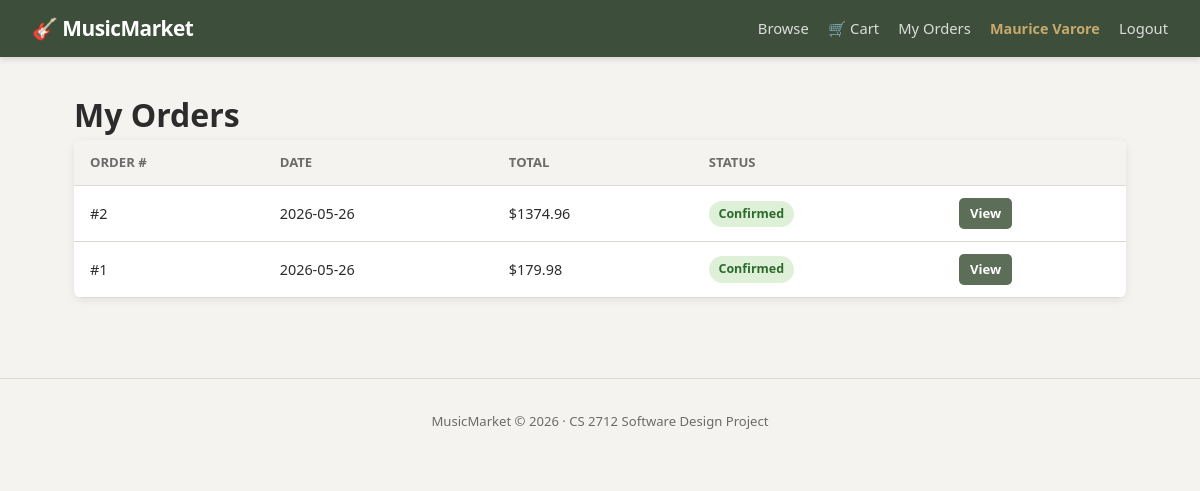
Screenshot of /orders/history (signed in) with the database file from the repository.
### app/models/user.py (models this page shows, shortened)
class User(UserMixin, db.Model):
    __tablename__ = "user"
    user_id = db.Column(db.Integer, primary_key=True, autoincrement=True)
    name = db.Column(db.Text, nullable=False)
    email = db.Column(db.Text, nullable=False, unique=True)
    password = db.Column(db.Text, nullable=False)  # bcrypt hash
    role = db.Column(db.Text, nullable=False)       # customer | seller | admin
    seller_profile = db.relationship("Seller", back_populates="user",
                                     uselist=False, cascade="all, delete-orphan")
    cart = db.relationship("Cart", back_populates="customer",
                           uselist=False, cascade="all, delete-orphan")
    orders = db.relationship("Order", back_populates="customer",
                             cascade="all, delete-orphan")

### app/models/order.py (models this page shows, shortened)
class Order(db.Model):
    __tablename__ = "order"
    order_id = db.Column(db.Integer, primary_key=True, autoincrement=True)
    order_date = db.Column(db.Text, nullable=False,
                           default=lambda: datetime.utcnow().isoformat())
    status = db.Column(db.Text, nullable=False, default="pending")
    total_amount = db.Column(db.Float, nullable=False, default=0.0)
    customer_id = db.Column(db.Integer, db.ForeignKey("user.user_id"),
                            nullable=False)
    customer = db.relationship("User", back_populates="orders")
    items = db.relationship("OrderItem", back_populates="order",
                            cascade="all, delete-orphan")

### app/blueprints/orders.py (the view)
@orders_bp.route("/history")
@login_required
def history():
    orders = OrderService.get_user_orders(current_user.user_id)
    return render_template("orders/history.html", orders=orders)

### app/services.py (called while the page is built)
    @staticmethod
    def get_user_orders(user_id):
        return Order.query.filter_by(customer_id=user_id).order_by(Order.order_id.desc()).all()

### app/templates/orders/history.html (shortened to what this page needs)
{% extends "base.html" %}
{% block content %}
<h1>My Orders</h1>
{% if orders %}
  <table class="order-table">
    <thead>
      <tr><th>Order #</th><th>Date</th><th>Total</th><th>Status</th><th></th></tr>
    </thead>
    <tbody>
      {% for order in orders %}
      <tr>
        <td>#{{ order.order_id }}</td>
        <td>{{ order.order_date[:10] }}</td>
        <td>${{ "%.2f"|format(order.total_amount) }}</td>
        <td><span class="status-badge status-{{ order.status }}">{{ order.status|capitalize }}</span></td>
        <td><a href="{{ url_for('orders.detail', order_id=order.order_id) }}" class="btn-small">View</a></td>
      </tr>
      {% endfor %}
    </tbody>
  </table>
{% else %}
  <div class="empty-state">
    <p>You haven't placed any orders yet.</p>
    <a href="{{ url_for('products.index') }}" class="btn-primary">Start Shopping</a>
  </div>
{% endif %}
{% endblock %}

### app/templates/base.html (shortened to what this page needs)
<!DOCTYPE html>
<html lang="en">
<head>
  <link rel="stylesheet" href="{{ url_for('static', filename='css/style.css') }}"/>
</head>
<body>
<nav class="navbar">
  <a class="nav-brand" href="{{ url_for('products.index') }}">🎸 MusicMarket</a>
  <div class="nav-links">
    <a href="{{ url_for('products.index') }}">Browse</a>
    {% if current_user.is_authenticated %}
      {% if current_user.role == 'customer' %}
        <a href="{{ url_for('cart.view') }}">🛒 Cart</a>
        <a href="{{ url_for('orders.history') }}">My Orders</a>
      {% elif current_user.role == 'seller' %}
        <a href="{{ url_for('seller.dashboard') }}">Seller Dashboard</a>
      {% elif current_user.role == 'admin' %}
        <a href="{{ url_for('admin.dashboard') }}">Admin Panel</a>
      {% endif %}
      <span class="nav-user">{{ current_user.name }}</span>
      <a href="{{ url_for('auth.logout') }}">Logout</a>
    {% else %}
      <a href="{{ url_for('auth.login') }}">Login</a>
      <a href="{{ url_for('auth.register') }}" class="btn-primary">Register</a>
    {% endif %}
  </div>
</nav>
<div class="container">
  {% block content %}{% endblock %}
</div>
<footer>
  <p>MusicMarket &copy; 2026 · CS 2712 Software Design Project</p>
</footer>
</body>
</html>

### app/static/css/style.css (style rules this page uses)
:root { --bg: #f5f3ef; --surface: #ffffff; --primary: #5c6e58; --primary-dark: #3d4f3a; --accent: #c8a96e; --danger: #b94040; --text: #2c2c2c; --text-muted: #6b6b6b; --border: #ddd8d0; --radius: 8px; --shadow: 0 2px 8px rgba(0,0,0,0.08); }
*, *::before, *::after { box-sizing: border-box; margin: 0; padding: 0; }
body { font-family: 'Segoe UI', system-ui, sans-serif; background: var(--bg); color: var(--text); line-height: 1.6; }
a { color: var(--primary); text-decoration: none; }
.navbar { background: var(--primary-dark); padding: 0.75rem 2rem; display: flex; align-items: center; justify-content: space-between; box-shadow: 0 2px 6px rgba(0,0,0,0.15); }
.nav-brand { color: #fff; font-size: 1.3rem; font-weight: 700; letter-spacing: -0.5px; }
.nav-links { display: flex; align-items: center; gap: 1.2rem; }
.nav-links a { color: #ddd; font-size: 0.92rem; }
.nav-user { color: var(--accent); font-size: 0.9rem; font-weight: 600; }
.container { max-width: 1100px; margin: 0 auto; padding: 2rem 1.5rem; }
.btn-primary, .btn-secondary, .btn-danger, .btn-small, .btn-danger-small { display: inline-block; padding: 0.5rem 1.1rem; border-radius: var(--radius); font-size: 0.9rem; font-weight: 600; cursor: pointer; border: none; text-align: center; transition: background 0.2s; }
.btn-small { background: var(--primary); color: #fff; padding: 0.3rem 0.7rem; font-size: 0.82rem; border-radius: 5px; }
.cart-table, .order-table { width: 100%; border-collapse: collapse; background: var(--surface); border-radius: var(--radius); overflow: hidden; box-shadow: var(--shadow); }
.cart-table th, .cart-table td, .order-table th, .order-table td { padding: 0.75rem 1rem; text-align: left; border-bottom: 1px solid var(--border); font-size: 0.9rem; }
.cart-table th, .order-table th { background: var(--bg); font-weight: 700; color: var(--text-muted); font-size: 0.82rem; text-transform: uppercase; }
.status-badge { display: inline-block; padding: 0.2rem 0.6rem; border-radius: 20px; font-size: 0.78rem; font-weight: 600; }
.status-confirmed { background: #dff0d8; color: #2d6a2d; }
footer { text-align: center; padding: 2rem; color: var(--text-muted); font-size: 0.82rem; border-top: 1px solid var(--border); margin-top: 3rem; }

### rows the page displays
User: name "Maurice Varore"
Order: order_id "2", order_date "2026-05-26", total_amount "1374.96", status "Confirmed"
Order: order_id "1", order_date "2026-05-26", total_amount "179.98", status "Confirmed"
